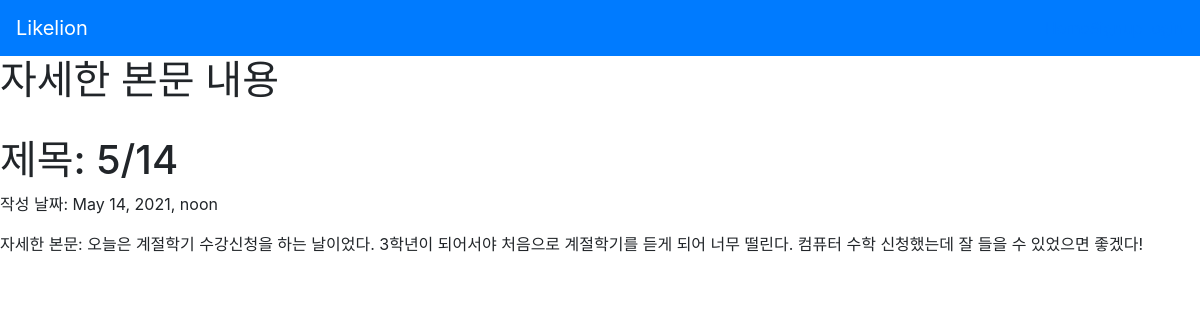
Screenshot of /diary/1 with the database file from the repository.
### diaryapp/models.py (models this page shows, shortened)
class Diary(models.Model):
    title = models.CharField(max_length=200)
    pub_date = models.DateTimeField('data published')
    body = models.TextField()

### diaryapp/views.py (the view)
# urls.py: path('diary/<int:diary_id>', diaryapp.views.detail, name="detail"),
def detail(request, diary_id):
    diary_detail = get_object_or_404(Diary, pk = diary_id)
    return render(request, 'detail.html', {'diary' : diary_detail})

### diaryapp/templates/detail.html (shortened to what this page needs)
{% extends 'base.html' %}
{% block content %}
<h1>자세한 본문 내용</h1>
<h1>제목: {{diary.title}}</h1>
<p>작성 날짜: {{diary.pub_date}} </p>
<p>자세한 본문: {{diary.body}} </p>
{% endblock %}

### rows the page displays
Diary: title "5/14", pub_date "May 14, 2021, noon", body "오늘은 계절학기 수강신청을 하는 날이었다. 3학년이 되어서야 처음으로 계절학기를 듣게 되어 너무 떨린다. 컴퓨터 수학 신청했는데 잘 들을 수 있었으면 좋겠다!"
